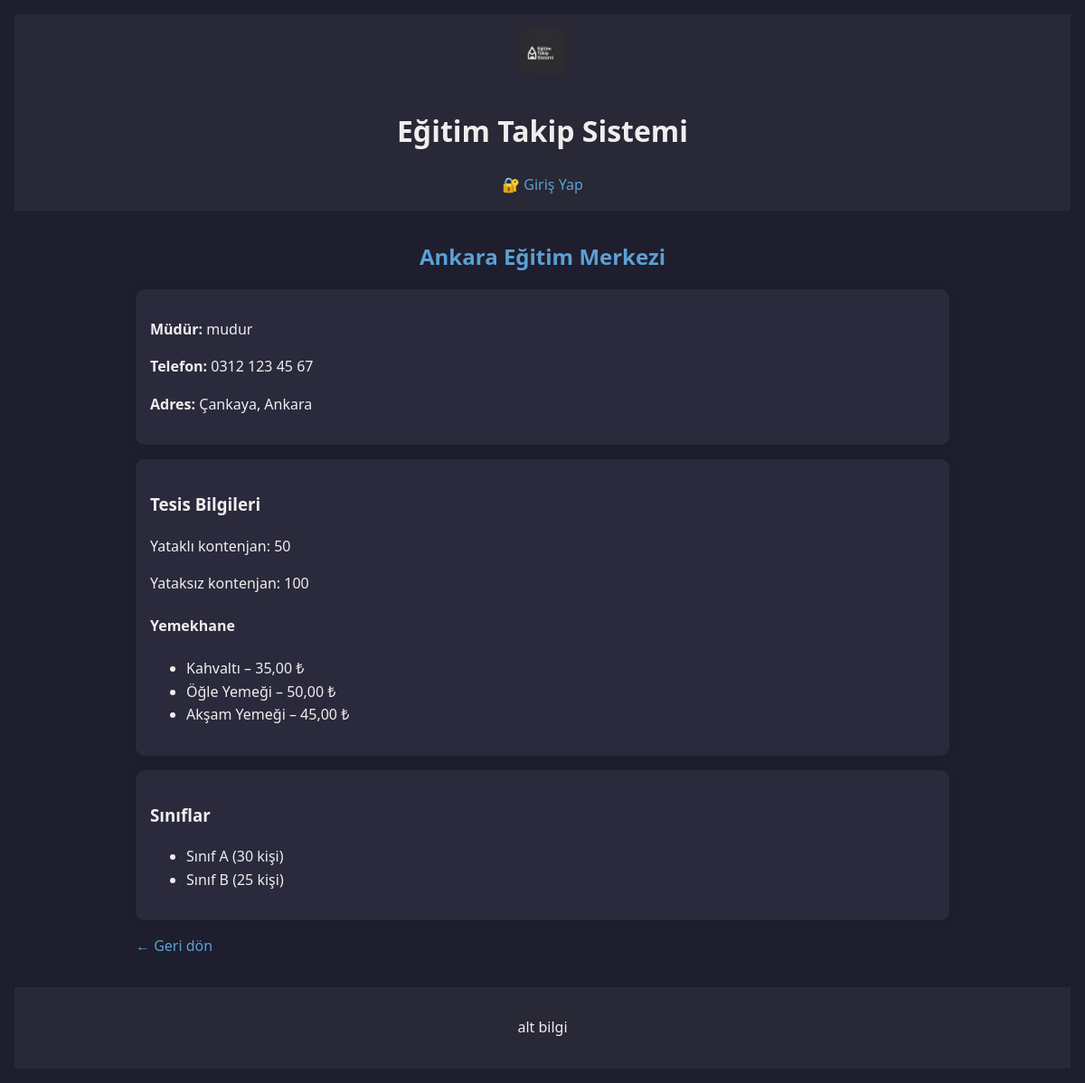
Page /merkez/1/ on the committed database.
### egitim_takip/models.py (models this page shows, shortened)
class SiteAyar(models.Model):
    site_adi = models.CharField("Site adı", max_length=200, default="Eğitim Takip Sistemi")
    meta_baslik = models.CharField("Meta başlık", max_length=200, blank=True)
    meta_aciklama = models.TextField("Meta açıklama", blank=True)
    meta_etiketler = models.CharField("Meta etiketler", max_length=300, blank=True)
    header_logo = models.ImageField("Header logosu", upload_to="logo/", blank=True, null=True)
    footer_yazi = models.CharField("Alt bilgi yazısı", max_length=255, blank=True)
    iletisim_email = models.EmailField("İletişim e-posta", blank=True)
    iletisim_telefon = models.CharField("İletişim telefonu", max_length=20, blank=True)
    tema = models.CharField("Tema", max_length=10, choices=[("acik", "Açık"), ("koyu", "Koyu")], default="koyu")
    class Meta:
        verbose_name = "Site Ayarı"
        verbose_name_plural = "Site Ayarları"

class EgitimMerkezi(models.Model):
    ad = models.CharField(max_length=200)
    mudur = models.ForeignKey(User, on_delete=models.SET_NULL, null=True, related_name="mudur_egitim_merkezleri")
    sef_1 = models.ForeignKey(User, on_delete=models.SET_NULL, null=True, related_name="sef1_egitim_merkezleri")
    sef_2 = models.ForeignKey(User, on_delete=models.SET_NULL, null=True, related_name="sef2_egitim_merkezleri")
    sef_3 = models.ForeignKey(User, on_delete=models.SET_NULL, null=True, related_name="sef3_egitim_merkezleri")
    istatistik_sef = models.ForeignKey(User, on_delete=models.SET_NULL, null=True, related_name="istatistik_egitim_merkezleri")
    adres = models.TextField()
    telefon = models.CharField(max_length=20)
    konum = models.CharField(max_length=255)

class TesisImkani(models.Model):
    egitim_merkezi = models.OneToOneField(EgitimMerkezi, on_delete=models.CASCADE)
    yatakli_kontenjan = models.PositiveIntegerField()
    yataksiz_kontenjan = models.PositiveIntegerField()

class Yemekhane(models.Model):
    tesis = models.ForeignKey(TesisImkani, on_delete=models.CASCADE)
    ogun_adi = models.CharField(max_length=100)
    fiyat = models.DecimalField(max_digits=6, decimal_places=2)

class Sinif(models.Model):
    egitim_merkezi = models.ForeignKey(EgitimMerkezi, on_delete=models.CASCADE)
    ad = models.CharField(max_length=100)
    kontenjan = models.PositiveIntegerField()

### egitim_takip/views.py (the view)
# urls.py: path('merkez/<int:pk>/', views.egitim_merkezi_detay, name='egitim_merkezi_detay'),
def egitim_merkezi_detay(request, pk):
    merkez = EgitimMerkezi.objects.get(pk=pk)
    try:
        tesis = merkez.tesisimkani
        yemekler = Yemekhane.objects.filter(tesis=tesis)
    except:
        tesis = None
        yemekler = []
    siniflar = Sinif.objects.filter(egitim_merkezi=merkez)
    return render(request, "egitim_merkezi_detay.html", {
        "merkez": merkez,
        "tesis": tesis,
        "yemekler": yemekler,
        "siniflar": siniflar
    })

### egitim_takip/context_processors.py (called while the page is built)
def site_ayar(request):
    try:
        ayar = SiteAyar.objects.first()
    except:
        ayar = None
    return {
        "site_adi": ayar.site_adi if ayar else "Eğitim Takip Sistemi",
        "meta_aciklama": ayar.meta_aciklama if ayar else "",
        "meta_etiketler": ayar.meta_etiketler if ayar else "",
        "footer_yazi": ayar.footer_yazi if ayar else "",
        "tema": ayar.tema if ayar else "koyu",
        "header_logo": ayar.header_logo if ayar and ayar.header_logo else None,
    }

### templates/egitim_merkezi_detay.html (shortened to what this page needs)
{% extends "base.html" %}
{% block content %}
<div class="section">
  <h2 class="title">{{ merkez.ad }}</h2>
  <div class="card">
    <p><strong>Müdür:</strong> {{ merkez.mudur }}</p>
    <p><strong>Telefon:</strong> {{ merkez.telefon }}</p>
    <p><strong>Adres:</strong> {{ merkez.adres }}</p>
  </div>
  {% if tesis %}
  <div class="card">
    <h3>Tesis Bilgileri</h3>
    <p>Yataklı kontenjan: {{ tesis.yatakli_kontenjan }}</p>
    <p>Yataksız kontenjan: {{ tesis.yataksiz_kontenjan }}</p>
    <h4>Yemekhane</h4>
    <ul>
      {% for yemek in yemekler %}
        <li>{{ yemek.ogun_adi }} – {{ yemek.fiyat }} ₺</li>
      {% endfor %}
    </ul>
  </div>
  {% endif %}
  <div class="card">
    <h3>Sınıflar</h3>
    <ul>
      {% for sinif in siniflar %}
        <li>{{ sinif.ad }} ({{ sinif.kontenjan }} kişi)</li>
      {% endfor %}
    </ul>
  </div>
  <a href="{% url 'ana_sayfa' %}">← Geri dön</a>
</div>
{% endblock %}

### templates/base.html (shortened to what this page needs)
{% load static %}
<!DOCTYPE html>
<html lang="tr" data-theme="{{ tema|default:'koyu' }}">
<head>
  <link rel="stylesheet" href="{% static 'style.css' %}">
</head>
<body>
<header>
  {% if header_logo %}
    <img src="{{ header_logo.url }}" class="logo" alt="Logo">
  {% endif %}
  <h1>{{ site_adi }}</h1>
  <nav>
    {% if user.is_authenticated %}
      <a href="{% url 'dashboard' %}">📊 Dashboard</a>
      {% if user.is_superuser %}
        <a href="/admin/">⚙️ Yönetim</a>
      {% endif %}
      <button onclick="degistirTema()" class="theme-toggle">🌓 Tema</button>
  <form action="{% url 'logout' %}" method="post" style="display:inline;">
  {% csrf_token %}
  <button type="submit" class="theme-toggle">🔓 Çıkış</button>
</form>
    {% else %}
      <a href="{% url 'login' %}">🔐 Giriş Yap</a>
    {% endif %}
  </nav>
</header>
  <main>
    {% block content %}{% endblock %}
  </main>
  <footer>
    <p>{{ footer_yazi|default:"© 2025 Eğitim Takip Sistemi" }}</p>
  </footer>
</body>
</html>

### static/style.css (style rules this page uses)
:root { --bg-color-light: #f8f8f8; --text-color-light: #222; --bg-color-dark: #1e1e2e; --text-color-dark: #eee; --primary-accent: #5ca0d3; --card-bg-light: #ffffff; --card-bg-dark: #2a2a3c; --border-radius: 10px; }
html[data-theme="koyu"] { background-color: var(--bg-color-dark); color: var(--text-color-dark); }
body { font-family: 'Segoe UI', sans-serif; margin: 0; padding: 1rem; line-height: 1.6; }
header, footer { padding: 1rem; background: rgba(128, 128, 128, 0.1); text-align: center; }
img.logo { height: 50px; border-radius: 10px; margin-bottom: 0.5rem; }
.card { background-color: var(--card-bg-light); padding: 1rem; border-radius: var(--border-radius); box-shadow: 0 0 10px rgba(0,0,0,0.1); margin: 1rem 0; }
html[data-theme="koyu"] .card { background-color: var(--card-bg-dark); }
.section { margin: 2rem auto; max-width: 900px; }
.title { text-align: center; color: var(--primary-accent); margin-bottom: 1rem; }
a { color: var(--primary-accent); text-decoration: none; }

### rows in the picture
SiteAyar: site_adi "Eğitim Takip Sistemi", footer_yazi "alt bilgi"
EgitimMerkezi: ad "Ankara Eğitim Merkezi", mudur "mudur", telefon "0312 123 45 67", adres "Çankaya, Ankara"
TesisImkani: yatakli_kontenjan "50", yataksiz_kontenjan "100"
Yemekhane: ogun_adi "Kahvaltı", fiyat "35,00"
Yemekhane: ogun_adi "Öğle Yemeği", fiyat "50,00"
Yemekhane: ogun_adi "Akşam Yemeği", fiyat "45,00"
Sinif: ad "Sınıf A", kontenjan "30"
Sinif: ad "Sınıf B", kontenjan "25"
